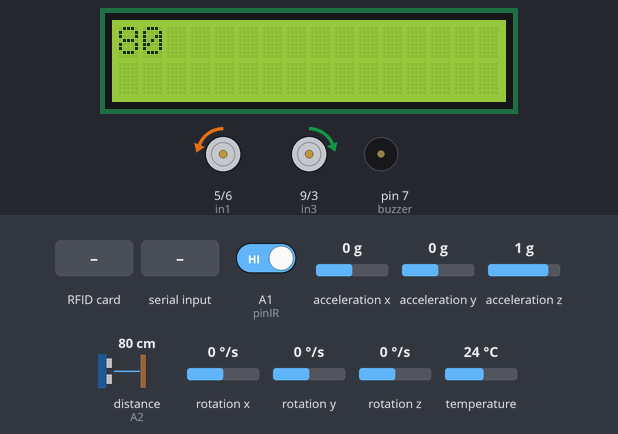
Bench run of a sketch on a simulated Arduino Uno, built with avr-gcc and run on an emulated ATmega328P. Parts: 16×2 character LCD, motor-driver pin pairs drawn as motors (green arrow = first pin HIGH = forward, orange = second pin HIGH = backward, longer = more drive), buzzer (waves = sounding). The test bench sets the inputs (shaded band); at power-on: distance to the obstacle (sensor on A2) 80 cm, A1 (pinIR) HIGH, acceleration x 0 g, acceleration y 0 g, acceleration z 1 g, rotation x 0 °/s, rotation y 0 °/s, rotation z 0 °/s, temperature 24 °C. The echo pulse lasts 58.3 µs per cm; what the sketch prints to the serial monitor is not drawn.

Above: at 6.4 s.
6.5 s: distance to the obstacle (sensor on A2) set to 47 cm
At 6.8 s:
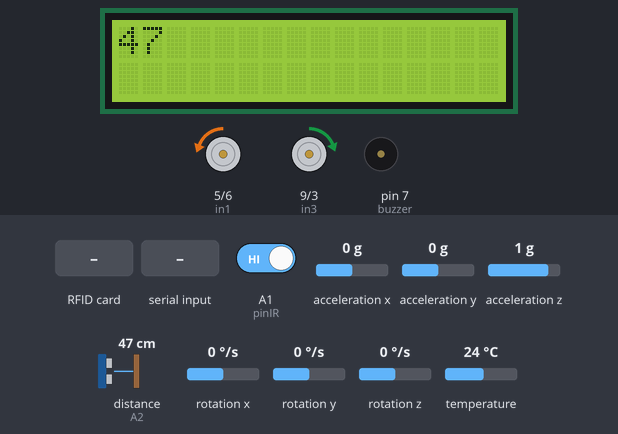
8.0 s: distance to the obstacle (sensor on A2) set to 41 cm
At 9.2 s:
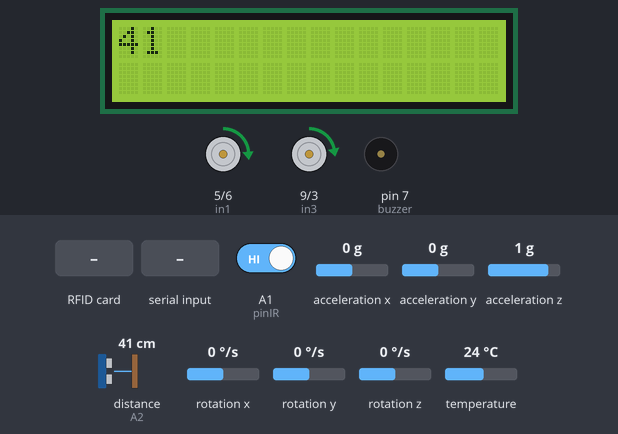
9.5 s: RFID card 5E 7A 19 C4 held to the reader
At 9.67 s:
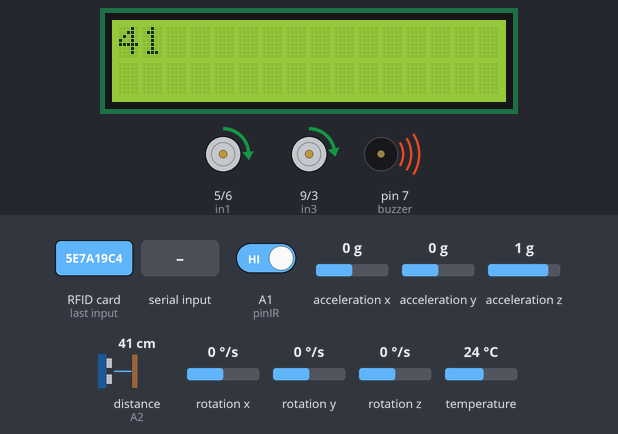
11.3 s: distance to the obstacle (sensor on A2) set to 9 cm
12.8 s: distance to the obstacle (sensor on A2) set to 6 cm
At 15.3 s:
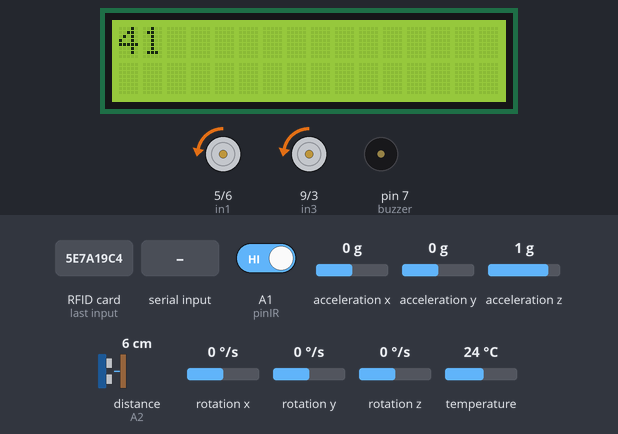
15.8 s: "L" received over the second serial link
Timing chart, 0 to 18.8 s (numbered marks = the images above; inputs shaded):
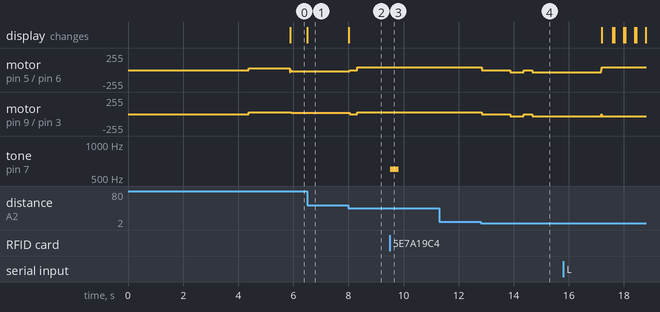

Measured:
- the behaviour switches between 45 and 44 cm on distance to the obstacle (sensor on A2) (found by bisection; images 1 and 2)
- the behaviour switches between 8 and 7 cm on distance to the obstacle (sensor on A2) (found by bisection; images 3 and 4)
- after the input at 6.5 s, the display: changes at once (image 1)
- after the input at 8.0 s, motor on pin 5 (in1) / pin 6 (in2): backward 21/255 → stopped after 0.05 s, → forward 38/255 0.26 s later; motor on pin 9 (in3) / pin 3 (in4): forward 19/255 → stopped after 0.05 s, → forward 30/255 0.26 s later; the display: changes at once (image 2)
- after the input at 9.5 s, tone on pin 7 (buzzer): silent → 600 Hz at once, → silent 0.30 s later
- after the input at 11.3 s, every drawn part: stays the same
- after the input at 12.8 s, motor on pin 5 (in1) / pin 6 (in2): forward 38/255 → stopped after 0.05 s, → backward 30/255 1.0 s later, → stopped 0.50 s later, → backward 30/255 0.30 s later; motor on pin 9 (in3) / pin 3 (in4): forward 30/255 → stopped after 0.05 s, → backward 30/255 1.0 s later, → stopped 0.50 s later, → backward 30/255 0.30 s later

The sketch:

MAIN.ino
```cpp
#include <neotimer.h>
#include <MPU6050_tockn.h>
#include <Ultrasonic.h>
#include <SoftwareSerial.h>
#include <HCSR04.h>
#include <Wire.h> //Biblioteca utilizada gerenciar a comunicação entre dispositicos através do protocolo I2C
#include <LiquidCrystal_I2C.h> //Biblioteca controlar display 16x2 através do I2C
#include <SPI.h> //INCLUSÃO DE BIBLIOTECA
#include <MFRC522.h> //INCLUSÃO DE BIBLIOTECA
int flag;
/* -------- TEMPO ----------*/
Neotimer sensor1;
Neotimer trig1;
Neotimer trig2;
Neotimer tbuzzer;

/*--------- BUZZER ---------*/
#define buzzer 7

/* --------- RFID --------------*/
#define SS_PIN 10 //PINO SDA
#define RST_PIN 4 //PINO DE RESET
MFRC522 rfid(SS_PIN, RST_PIN); //PASSAGEM DE PARÂMETROS REFERENTE AOS PINOS

/* ---------- GYRO ----------- */
#define MPU6050_ADDR         0x68 // ENDEREÇO QUANDO O PINO AD0 ESTIVER LIGADO AO GND
int AcX,AcY,AcZ,Tmp,GyX,GyY,GyZ;
#define DEBUG
MPU6050 mpu6050(Wire);
float anguloX;
float anguloY;
float anguloZ;
float temp;
unsigned long controleTempo;

/* ---------- DISPLAY E ULTRASSOM ------------- */
#define col  16 //Define o número de colunas do display utilizado
#define lin   2 //Define o número de linhas do display utilizado
#define ende  0x27 //Define o endereço do display
LiquidCrystal_I2C lcd(ende, col, lin);
#define TRIGGER   A3
#define ECHO      A2
Ultrasonic ultrasonic(TRIGGER,ECHO);
int distancia;
String result;

/* ---------- PONTE H -------- */
#define in1 5
#define in2 6
#define in3 9
#define in4 3
int Speed = 200;
int Speedsec;
int buttonState = 0;
int lastButtonState = 0;
int Turnradius = 0;
int brakeTime = 45;
int brkonoff = 1;

/* ---------- BLUETOOTH -------- */
const int pinoRX = 2;  //PINO DIGITAL 2 (RX)
const int pinoTX = 8;  //PINO DIGITAL 3 (TX)
int dadoBluetooth = 0;
SoftwareSerial bluetooth(pinoRX, pinoTX);

/* ----------- IR ------------ */
const int pinIR = A1;
int IR;

void setup() {
  Serial.begin(9600);
  tbuzzer.set(3000);
  sensor1.set(200);
  trig1.set(2);
  trig2.set(10);
  lcd.init(); //Inicializa a comunicação com o display já conectado
  lcd.setBacklight(HIGH);
  lcd.clear(); //Limpa a tela do display
  lcd.setCursor(0, 0);
  lcd.print("iniciando...");
  lcd.clear();
  lcd.display();

  SPI.begin(); //INICIALIZA O BARRAMENTO SPI
  rfid.PCD_Init(); //INICIALIZA MFRC522

  Wire.begin();
  mpu6050.begin();
  mpu6050.calcGyroOffsets(false);// MUDAR PARA "true" SE QUISER VISUALIZAR INFORMAÇÕES DE CALIBRAÇÃO NO MONITOR SERIAL

  #ifdef DEBUG
    Serial.println("Fim Setup");
  #endif

  pinMode(pinIR, INPUT);
  pinMode(in1, OUTPUT);
  pinMode(in2, OUTPUT);
  pinMode(in3, OUTPUT);
  pinMode(in4, OUTPUT);
  pinMode(ECHO, INPUT);
  pinMode(TRIGGER, OUTPUT);

  bluetooth.begin(9600);  //INICIALIZA A SERIAL DO BLUETOOTH
  bluetooth.print("$");   //IMPRIME O CARACTERE
  bluetooth.print("$");   //IMPRIME O CARACTERE
  bluetooth.print("$");   //IMPRIME O CARACTERE

  delay(1000);
}

void loop() {
  bluetooth.listen();
  if(sensor1.repeat()){
  lcd.clear();
  hcsr04();
  frfid();

  mpu6050.update();

  anguloX = mpu6050.getGyroAngleX();
  anguloY = mpu6050.getGyroAngleY();
  anguloZ = mpu6050.getGyroAngleZ();
  temp = mpu6050.getTemp();
  Serial.print(anguloX);
  Serial.print("   |   ");
  Serial.print(anguloY);
  Serial.print("   |   ");
  Serial.print(anguloZ);
  Serial.print("   |   ");
  Serial.println(temp);

  if(digitalRead(pinIR) == LOW)
  {
    flag = 0;
    IR = 0;
  }

  if(digitalRead(pinIR) == HIGH)
  {
    if(flag==0){findtag();}
    IR = 1;
  }

  lcd.setCursor(0,0);
  lcd.print(result);    //Exibe no display as medidas
  lcd.print("cm");
  lcd.setCursor (5,0);
  lcd.print(IR);
  lcd.setCursor(7,0);
  lcd.print(temp);
  lcd.setCursor(0,1);
  lcd.print(anguloX);
  lcd.setCursor(7,1);
  lcd.print(anguloZ);
  }

  /* ----------------- CONTROLE CARRO ----------------- */
  if (bluetooth.available()) {         //SE O BLUETOOTH ESTIVER HABILITADO, FAZ
    dadoBluetooth = bluetooth.read();  //VARIÁVEL RECEBE O VALOR ENVIADO PELO BLUETOOTH
    Stop();
    if (dadoBluetooth == 'F') {
      Serial.println("forward");
      forward();
    }
    if (dadoBluetooth == 'B') {
      Serial.println("back");
      back();
    }
    if (dadoBluetooth == 'L') {
      Serial.println("left");
      left();
    }
    if (dadoBluetooth == 'R') {
      Serial.println("right");
      right();
    }
    if (dadoBluetooth == 'G') {
      Serial.println("forwardleft");
      forwardleft();
    }
    if (dadoBluetooth == 'I') {
      Serial.println("forwardright");
      forwardright();
    }
    if (dadoBluetooth == 'H') {
      Serial.println("backleft");
      backleft();
    }
    if (dadoBluetooth == 'J') {
      Serial.println("backright");
      backright();
    }
    if (dadoBluetooth == '0') { Speed = 50; }
    if (dadoBluetooth == '1') { Speed = 60; }
    if (dadoBluetooth == '2') { Speed = 70; }
    if (dadoBluetooth == '3') { Speed = 80; }
    if (dadoBluetooth == '4') { Speed = 90; }
    if (dadoBluetooth == '5') { Speed = 100; }
    if (dadoBluetooth == '6') { Speed = 130; }
    if (dadoBluetooth == '7') { Speed = 160; }
    if (dadoBluetooth == '8') { Speed = 190; }
    if (dadoBluetooth == '9') { Speed = 210; }
    if (dadoBluetooth == 'q') { Speed = 255; }

  }
}

void rightless(){
  for(Speed = 35; Speed >= 30 ; Speed--)
  {
    analogWrite(in3, Speed);
    analogWrite(in2, Speed);
  }
}

void forwardless(){
  for(Speed = 80; Speed >= 30 ; Speed--)
  {
    analogWrite(in1, Speed);
    analogWrite(in3, Speed);
  }
}

void forward() {
  analogWrite(in1, Speed);
  analogWrite(in3, Speed);
}

void back() {
  analogWrite(in2, Speed);
  analogWrite(in4, Speed);
}

void left() {
  analogWrite(in4, Speed);
  analogWrite(in1, Speed);

}

void right() {
  analogWrite(in3, Speed);
  analogWrite(in2, Speed);

}
void forwardleft() {
  analogWrite(in1, Speed);
  analogWrite(in3, Speedsec);

}
void forwardright() {
  analogWrite(in1, Speedsec);
  analogWrite(in3, Speed);

}
void backright() {
  analogWrite(in2, Speedsec);
  analogWrite(in4, Speed);

}
void backleft() {
  analogWrite(in2, Speed);
  analogWrite(in4, Speedsec);

}

void Stop() {
  analogWrite(in1, 0);
  analogWrite(in2, 0);
  analogWrite(in3, 0);
  analogWrite(in4, 0);
}

void hcsr04(){
    digitalWrite(TRIGGER, LOW); //SETA O PINO 6 COM UM PULSO BAIXO "LOW"
    if(trig1.repeat()){
    digitalWrite(TRIGGER, HIGH); //SETA O PINO 6 COM PULSO ALTO "HIGH"
    }
    if(trig2.repeat()){
    digitalWrite(TRIGGER, LOW); //SETA O PINO 6 COM PULSO BAIXO "LOW" NOVAMENTE
    }
    //FUNÇÃO RANGING, FAZ A CONVERSÃO DO TEMPO DE
    //RESPOSTA DO ECHO EM CENTIMETROS, E ARMAZENA
    //NA VARIAVEL "distancia"
    distancia = (ultrasonic.Ranging(CM)); //VARIÁVEL GLOBAL RECEBE O VALOR DA DISTÂNCIA MEDIDA
    result = String(distancia); //VARIÁVEL GLOBAL DO TIPO STRING RECEBE A DISTÂNCIA(CONVERTIDO DE INTEIRO PARA STRING)
 }

void frfid(){
 if (!rfid.PICC_IsNewCardPresent() || !rfid.PICC_ReadCardSerial()) //VERIFICA SE O CARTÃO PRESENTE NO LEITOR É DIFERENTE DO ÚLTIMO CARTÃO LIDO. CASO NÃO SEJA, FAZ
   return; //RETORNA PARA LER NOVAMENTE

  /***INICIO BLOCO DE CÓDIGO RESPONSÁVEL POR GERAR A TAG RFID LIDA***/
  String strID = "";
  for (byte i = 0; i < 4; i++) {
    strID +=
    (rfid.uid.uidByte[i] < 0x10 ? "0" : "") +
    String(rfid.uid.uidByte[i], HEX) +
    (i!=3 ? ":" : "");
  }
  strID.toUpperCase();
  /***FIM DO BLOCO DE CÓDIGO RESPONSÁVEL POR GERAR A TAG RFID LIDA***/

  Serial.print("Identificador (UID) da tag: "); //IMPRIME O TEXTO NA SERIAL
  Serial.println(strID); //IMPRIME NA SERIAL O UID DA TAG RFID
  rfid.PICC_HaltA(); //PARADA DA LEITURA DO CARTÃO
  rfid.PCD_StopCrypto1(); //PARADA DA CRIPTOGRAFIA NO PCD
  tone(buzzer, 600, 300);
}

void findtag(){
      float aux_x,aux_z,last_x,last_z,dif_x,dif_z;
      int alvo = 45;
    bluetooth.stopListening();
    flag=1;
    last_z = mpu6050.getGyroAngleZ();
    analogWrite(in1, 30);
    analogWrite(in3, 30);
    delay(1500);
    Stop();
    lcd.clear();
    while(distancia >= alvo){
      rightless();
      hcsr04();
      Stop();
      lcd.setCursor(0,0);
      lcd.print(distancia);
    }
    Stop();
    delay(300);

    while(distancia >= 8){
      analogWrite(in1, 38);
      analogWrite(in3, 30);

      hcsr04();
      mpu6050.update();
      frfid();
    }
    Stop();
    frfid();
    delay(1000);

    analogWrite(in2, 30);
    analogWrite(in4, 30);
    delay(500);
    Stop();
    delay(300);

    analogWrite(in2, 30);
    analogWrite(in4, 30);
    delay(2500);
    Stop();
}
```
